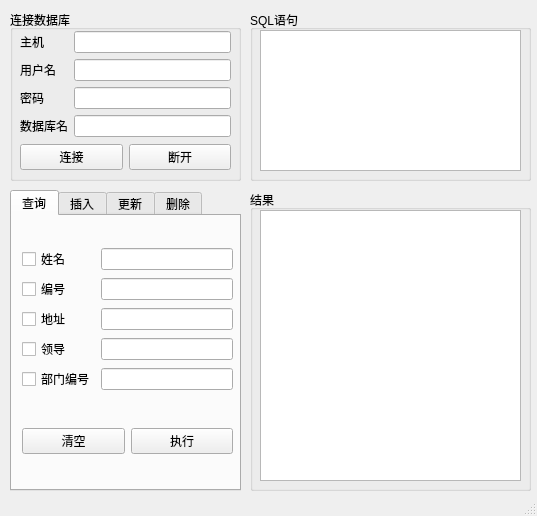
<?xml version="1.0" encoding="UTF-8"?>
<ui version="4.0">
 <class>MainWindow</class>
 <widget class="QMainWindow" name="MainWindow">
  <property name="geometry">
   <rect>
    <x>0</x>
    <y>0</y>
    <width>537</width>
    <height>516</height>
   </rect>
  </property>
  <property name="windowTitle">
   <string>MainWindow</string>
  </property>
  <widget class="QWidget" name="centralwidget">
   <widget class="QGroupBox" name="connectBox">
    <property name="enabled">
     <bool>true</bool>
    </property>
    <property name="geometry">
     <rect>
      <x>10</x>
      <y>10</y>
      <width>231</width>
      <height>171</height>
     </rect>
    </property>
    <property name="mouseTracking">
     <bool>false</bool>
    </property>
    <property name="title">
     <string>连接数据库</string>
    </property>
    <property name="checkable">
     <bool>false</bool>
    </property>
    <widget class="QWidget" name="layoutWidget">
     <property name="geometry">
      <rect>
       <x>10</x>
       <y>20</y>
       <width>211</width>
       <height>141</height>
      </rect>
     </property>
     <layout class="QGridLayout" name="gridLayout_4">
      <item row="0" column="0" colspan="2">
       <layout class="QGridLayout" name="gridLayout_3">
        <item row="0" column="0">
         <widget class="QLabel" name="hostLable">
          <property name="text">
           <string>主机</string>
          </property>
         </widget>
        </item>
        <item row="0" column="1">
         <widget class="QLineEdit" name="hostLineEdit"/>
        </item>
        <item row="1" column="0">
         <widget class="QLabel" name="userNameLable">
          <property name="text">
           <string>用户名</string>
          </property>
         </widget>
        </item>
        <item row="1" column="1">
         <widget class="QLineEdit" name="userNameLineEdit"/>
        </item>
        <item row="2" column="0">
         <widget class="QLabel" name="keyLable">
          <property name="text">
           <string>密码</string>
          </property>
         </widget>
        </item>
        <item row="2" column="1">
         <widget class="QLineEdit" name="keyLineEdit">
          <property name="inputMask">
           <string/>
          </property>
          <property name="echoMode">
           <enum>QLineEdit::Password</enum>
          </property>
         </widget>
        </item>
        <item row="3" column="0">
         <widget class="QLabel" name="databaseLable">
          <property name="text">
           <string>数据库名</string>
          </property>
         </widget>
        </item>
        <item row="3" column="1">
         <widget class="QLineEdit" name="databaseLineEdit"/>
        </item>
       </layout>
      </item>
      <item row="1" column="0">
       <widget class="QPushButton" name="connectButton">
        <property name="text">
         <string>连接</string>
        </property>
       </widget>
      </item>
      <item row="1" column="1">
       <widget class="QPushButton" name="disconnectButton">
        <property name="text">
         <string>断开</string>
        </property>
       </widget>
      </item>
     </layout>
    </widget>
   </widget>
   <widget class="QGroupBox" name="sqlBox">
    <property name="geometry">
     <rect>
      <x>250</x>
      <y>10</y>
      <width>281</width>
      <height>171</height>
     </rect>
    </property>
    <property name="title">
     <string>SQL语句</string>
    </property>
    <widget class="QTextBrowser" name="sqlTextBrowser">
     <property name="enabled">
      <bool>true</bool>
     </property>
     <property name="geometry">
      <rect>
       <x>10</x>
       <y>20</y>
       <width>261</width>
       <height>141</height>
      </rect>
     </property>
    </widget>
   </widget>
   <widget class="QGroupBox" name="resultBox">
    <property name="geometry">
     <rect>
      <x>250</x>
      <y>190</y>
      <width>281</width>
      <height>301</height>
     </rect>
    </property>
    <property name="title">
     <string>结果</string>
    </property>
    <widget class="QTableWidget" name="tableWidget">
     <property name="geometry">
      <rect>
       <x>10</x>
       <y>20</y>
       <width>261</width>
       <height>271</height>
      </rect>
     </property>
    </widget>
   </widget>
   <widget class="QTabWidget" name="functionTabWidget">
    <property name="geometry">
     <rect>
      <x>10</x>
      <y>190</y>
      <width>231</width>
      <height>301</height>
     </rect>
    </property>
    <property name="tabPosition">
     <enum>QTabWidget::North</enum>
    </property>
    <property name="tabShape">
     <enum>QTabWidget::Rounded</enum>
    </property>
    <property name="currentIndex">
     <number>0</number>
    </property>
    <property name="usesScrollButtons">
     <bool>true</bool>
    </property>
    <property name="documentMode">
     <bool>false</bool>
    </property>
    <property name="tabsClosable">
     <bool>false</bool>
    </property>
    <property name="movable">
     <bool>false</bool>
    </property>
    <widget class="QWidget" name="selectTab">
     <attribute name="title">
      <string>查询</string>
     </attribute>
     <widget class="QWidget" name="layoutWidget">
      <property name="geometry">
       <rect>
        <x>10</x>
        <y>0</y>
        <width>211</width>
        <height>271</height>
       </rect>
      </property>
      <layout class="QGridLayout" name="gridLayout_5">
       <item row="0" column="0" colspan="2">
        <layout class="QGridLayout" name="gridLayout_2">
         <item row="0" column="0">
          <widget class="QCheckBox" name="enameCheckBoxSelect">
           <property name="text">
            <string>姓名</string>
           </property>
          </widget>
         </item>
         <item row="0" column="1">
          <widget class="QLineEdit" name="enameLineEditSelect"/>
         </item>
         <item row="1" column="0">
          <widget class="QCheckBox" name="essnCheckBoxSelect">
           <property name="text">
            <string>编号</string>
           </property>
          </widget>
         </item>
         <item row="1" column="1">
          <widget class="QLineEdit" name="essnLineEditSelect"/>
         </item>
         <item row="2" column="0">
          <widget class="QCheckBox" name="addressCheckBoxSelect">
           <property name="text">
            <string>地址</string>
           </property>
          </widget>
         </item>
         <item row="2" column="1">
          <widget class="QLineEdit" name="addressLineEditSelect"/>
         </item>
         <item row="3" column="0">
          <widget class="QCheckBox" name="superssnCheckBoxSelect">
           <property name="text">
            <string>领导</string>
           </property>
          </widget>
         </item>
         <item row="3" column="1">
          <widget class="QLineEdit" name="superssnLineEditSelect"/>
         </item>
         <item row="4" column="0">
          <widget class="QCheckBox" name="dnoCheckBoxSelect">
           <property name="text">
            <string>部门编号</string>
           </property>
          </widget>
         </item>
         <item row="4" column="1">
          <widget class="QLineEdit" name="dnoLineEditSelect"/>
         </item>
        </layout>
       </item>
       <item row="1" column="0">
        <widget class="QPushButton" name="clearButtonSelect">
         <property name="text">
          <string>清空</string>
         </property>
        </widget>
       </item>
       <item row="1" column="1">
        <widget class="QPushButton" name="doButtonSelect">
         <property name="text">
          <string>执行</string>
         </property>
        </widget>
       </item>
      </layout>
     </widget>
    </widget>
    <widget class="QWidget" name="insertTab">
     <attribute name="title">
      <string>插入</string>
     </attribute>
     <widget class="QWidget" name="layoutWidget">
      <property name="geometry">
       <rect>
        <x>10</x>
        <y>1</y>
        <width>211</width>
        <height>271</height>
       </rect>
      </property>
      <layout class="QGridLayout" name="gridLayout_9">
       <item row="1" column="0">
        <widget class="QPushButton" name="clearButtonInsert">
         <property name="text">
          <string>清空</string>
         </property>
        </widget>
       </item>
       <item row="1" column="1">
        <widget class="QPushButton" name="doButtonInsert">
         <property name="text">
          <string>执行</string>
         </property>
        </widget>
       </item>
       <item row="0" column="0" colspan="2">
        <layout class="QGridLayout" name="gridLayout_8">
         <item row="0" column="0">
          <widget class="QLabel" name="enameLabelInsert">
           <property name="text">
            <string>姓名</string>
           </property>
          </widget>
         </item>
         <item row="0" column="1">
          <widget class="QLineEdit" name="enameLineEditInsert"/>
         </item>
         <item row="1" column="0">
          <widget class="QLabel" name="essnLabelInsert">
           <property name="text">
            <string>编号</string>
           </property>
          </widget>
         </item>
         <item row="1" column="1">
          <widget class="QLineEdit" name="essnLineEditInsert"/>
         </item>
         <item row="2" column="0">
          <widget class="QLabel" name="addressLabelInsert">
           <property name="text">
            <string>地址</string>
           </property>
          </widget>
         </item>
         <item row="2" column="1">
          <widget class="QLineEdit" name="addressLineEditInsert"/>
         </item>
         <item row="3" column="0">
          <widget class="QLabel" name="salaryLabelInsert">
           <property name="text">
            <string>工资</string>
           </property>
          </widget>
         </item>
         <item row="3" column="1">
          <widget class="QLineEdit" name="salaryLineEditInsert"/>
         </item>
         <item row="4" column="0">
          <widget class="QLabel" name="superssnLabelInsert">
           <property name="text">
            <string>领导编号</string>
           </property>
          </widget>
         </item>
         <item row="4" column="1">
          <widget class="QLineEdit" name="superssnLineEditInsert"/>
         </item>
         <item row="5" column="0">
          <widget class="QLabel" name="dnoLabelInsert">
           <property name="text">
            <string>部门编号</string>
           </property>
          </widget>
         </item>
         <item row="5" column="1">
          <widget class="QLineEdit" name="dnoLineEditInsert"/>
         </item>
        </layout>
       </item>
      </layout>
     </widget>
    </widget>
    <widget class="QWidget" name="updateTab">
     <attribute name="title">
      <string>更新</string>
     </attribute>
     <widget class="QWidget" name="layoutWidget_2">
      <property name="geometry">
       <rect>
        <x>10</x>
        <y>0</y>
        <width>211</width>
        <height>271</height>
       </rect>
      </property>
      <layout class="QGridLayout" name="gridLayout_10">
       <item row="0" column="0" colspan="2">
        <layout class="QGridLayout" name="gridLayout_11">
         <item row="0" column="1">
          <widget class="QLineEdit" name="enameLineEditUpdate"/>
         </item>
         <item row="1" column="1">
          <widget class="QLineEdit" name="essnLineEditUpdate"/>
         </item>
         <item row="3" column="1">
          <widget class="QLineEdit" name="salaryLineEditUpdate"/>
         </item>
         <item row="2" column="1">
          <widget class="QLineEdit" name="addressLineEditUpdate"/>
         </item>
         <item row="5" column="1">
          <widget class="QLineEdit" name="dnoLineEditUpdate"/>
         </item>
         <item row="4" column="1">
          <widget class="QLineEdit" name="superssnLineEditUpdate"/>
         </item>
         <item row="0" column="0">
          <widget class="QCheckBox" name="enameCheckBoxUpdate">
           <property name="text">
            <string>姓名</string>
           </property>
          </widget>
         </item>
         <item row="1" column="0">
          <widget class="QCheckBox" name="essnCheckBoxUpdate">
           <property name="text">
            <string>编号</string>
           </property>
          </widget>
         </item>
         <item row="2" column="0">
          <widget class="QCheckBox" name="addressCheckBoxUpdate">
           <property name="text">
            <string>地址</string>
           </property>
          </widget>
         </item>
         <item row="3" column="0">
          <widget class="QCheckBox" name="salaryCheckBoxUpdate">
           <property name="text">
            <string>工资</string>
           </property>
          </widget>
         </item>
         <item row="4" column="0">
          <widget class="QCheckBox" name="superssnCheckBoxUpdate">
           <property name="text">
            <string>领导编号</string>
           </property>
          </widget>
         </item>
         <item row="5" column="0">
          <widget class="QCheckBox" name="dnoCheckBoxUpdate">
           <property name="text">
            <string>部门编号</string>
           </property>
          </widget>
         </item>
        </layout>
       </item>
       <item row="1" column="0">
        <widget class="QPushButton" name="clearButtonUpdate">
         <property name="text">
          <string>清空</string>
         </property>
        </widget>
       </item>
       <item row="1" column="1">
        <widget class="QPushButton" name="doButtonUpdate">
         <property name="text">
          <string>执行</string>
         </property>
        </widget>
       </item>
      </layout>
     </widget>
    </widget>
    <widget class="QWidget" name="deleteTab">
     <attribute name="title">
      <string>删除</string>
     </attribute>
     <widget class="QWidget" name="layoutWidget">
      <property name="geometry">
       <rect>
        <x>10</x>
        <y>0</y>
        <width>211</width>
        <height>271</height>
       </rect>
      </property>
      <layout class="QGridLayout" name="gridLayout_6">
       <item row="0" column="0" colspan="2">
        <layout class="QGridLayout" name="gridLayout_7">
         <item row="0" column="0">
          <widget class="QCheckBox" name="enameCheckBoxDelete">
           <property name="text">
            <string>姓名</string>
           </property>
          </widget>
         </item>
         <item row="0" column="1">
          <widget class="QLineEdit" name="enameLineEditDelete"/>
         </item>
         <item row="1" column="0">
          <widget class="QCheckBox" name="essnCheckBoxDelete">
           <property name="text">
            <string>编号</string>
           </property>
          </widget>
         </item>
         <item row="1" column="1">
          <widget class="QLineEdit" name="essnLineEditDelete"/>
         </item>
         <item row="2" column="0">
          <widget class="QCheckBox" name="addressCheckBoxDelete">
           <property name="text">
            <string>地址</string>
           </property>
          </widget>
         </item>
         <item row="2" column="1">
          <widget class="QLineEdit" name="addressLineEditDelete"/>
         </item>
         <item row="3" column="0">
          <widget class="QCheckBox" name="superssnCheckBoxDelete">
           <property name="text">
            <string>领导</string>
           </property>
          </widget>
         </item>
         <item row="3" column="1">
          <widget class="QLineEdit" name="superssnLineEditDelete"/>
         </item>
         <item row="4" column="0">
          <widget class="QCheckBox" name="dnoCheckBoxDelete">
           <property name="text">
            <string>部门编号</string>
           </property>
          </widget>
         </item>
         <item row="4" column="1">
          <widget class="QLineEdit" name="dnoLineEditDelete"/>
         </item>
        </layout>
       </item>
       <item row="1" column="0">
        <widget class="QPushButton" name="clearButtonDelete">
         <property name="text">
          <string>清空</string>
         </property>
        </widget>
       </item>
       <item row="1" column="1">
        <widget class="QPushButton" name="doButtonDelete">
         <property name="text">
          <string>执行</string>
         </property>
        </widget>
       </item>
      </layout>
     </widget>
    </widget>
   </widget>
  </widget>
  <widget class="QStatusBar" name="statusbar"/>
 </widget>
 <resources/>
 <connections/>
</ui>
